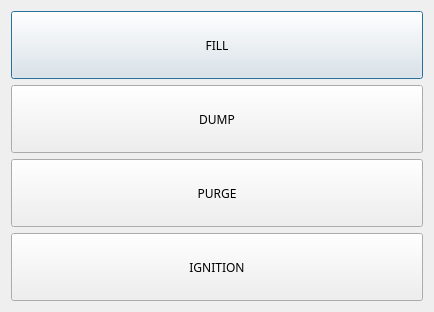
<?xml version="1.0" encoding="UTF-8"?>
<ui version="4.0">
 <class>control_dialog</class>
 <widget class="QDialog" name="control_dialog">
  <property name="geometry">
   <rect>
    <x>0</x>
    <y>0</y>
    <width>434</width>
    <height>312</height>
   </rect>
  </property>
  <property name="font">
   <font>
    <family>メイリオ</family>
   </font>
  </property>
  <property name="windowTitle">
   <string>Control Dialog</string>
  </property>
  <layout class="QVBoxLayout" name="verticalLayout_2">
   <item>
    <layout class="QVBoxLayout" name="verticalLayout">
     <item>
      <widget class="QPushButton" name="fill_button">
       <property name="sizePolicy">
        <sizepolicy hsizetype="Ignored" vsizetype="Ignored">
         <horstretch>0</horstretch>
         <verstretch>0</verstretch>
        </sizepolicy>
       </property>
       <property name="text">
        <string>FILL</string>
       </property>
      </widget>
     </item>
     <item>
      <widget class="QPushButton" name="dump_button">
       <property name="sizePolicy">
        <sizepolicy hsizetype="Ignored" vsizetype="Ignored">
         <horstretch>0</horstretch>
         <verstretch>0</verstretch>
        </sizepolicy>
       </property>
       <property name="text">
        <string>DUMP</string>
       </property>
      </widget>
     </item>
     <item>
      <widget class="QPushButton" name="purge_button">
       <property name="sizePolicy">
        <sizepolicy hsizetype="Ignored" vsizetype="Ignored">
         <horstretch>0</horstretch>
         <verstretch>0</verstretch>
        </sizepolicy>
       </property>
       <property name="text">
        <string>PURGE</string>
       </property>
      </widget>
     </item>
     <item>
      <widget class="QPushButton" name="ignition_button">
       <property name="sizePolicy">
        <sizepolicy hsizetype="Ignored" vsizetype="Ignored">
         <horstretch>0</horstretch>
         <verstretch>0</verstretch>
        </sizepolicy>
       </property>
       <property name="text">
        <string>IGNITION</string>
       </property>
      </widget>
     </item>
    </layout>
   </item>
  </layout>
 </widget>
 <resources/>
 <connections/>
</ui>
